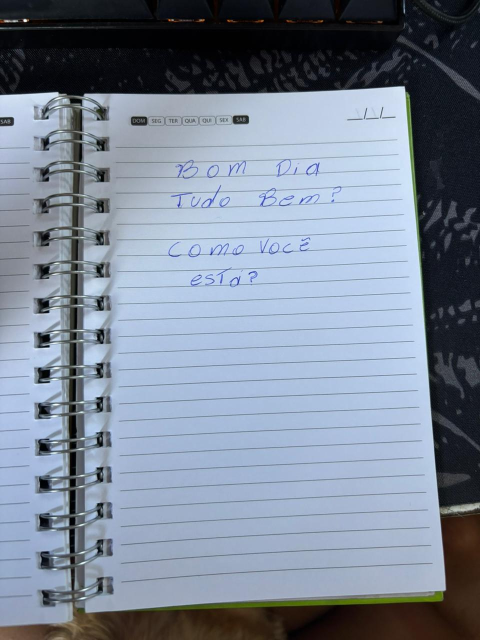
#> input picture foto-caderno.jpeg, 960 x 1280 px (shown at 1/2 size)
$ python -i preprocess.py   (imports and definitions only)
#> lines starting #> are read from the running program, lines starting #| are printed output that depends on the picture
import cv2
import os
import numpy as np

PASTA_TEMP = "temp"

# [4 lines not run here, left out]

# Função que melhora qualidade de imagens
def preprocessar_imagem(caminho):

#> called with caminho = 'foto-caderno.jpeg'
    imagem = cv2.imread(caminho)
#> imagem is the input picture: shape (1280, 960, 3); mean B, G, R 149.9, 134, 123

    # Aumenta resolução
    imagem = cv2.resize(
        imagem,
        None,
        fx=1.5,
        fy=1.5,
        interpolation=cv2.INTER_CUBIC
    )
#> imagem: shape (1920, 1440, 3)

    # Redução leve de ruído
    imagem = cv2.fastNlMeansDenoisingColored(
        imagem,
        None,
        5,
        5,
        7,
        21
    )

    # Brilho e contraste
    alpha = 1.15
    beta = 8

    imagem = cv2.convertScaleAbs(
        imagem,
        alpha=alpha,
        beta=beta
    )
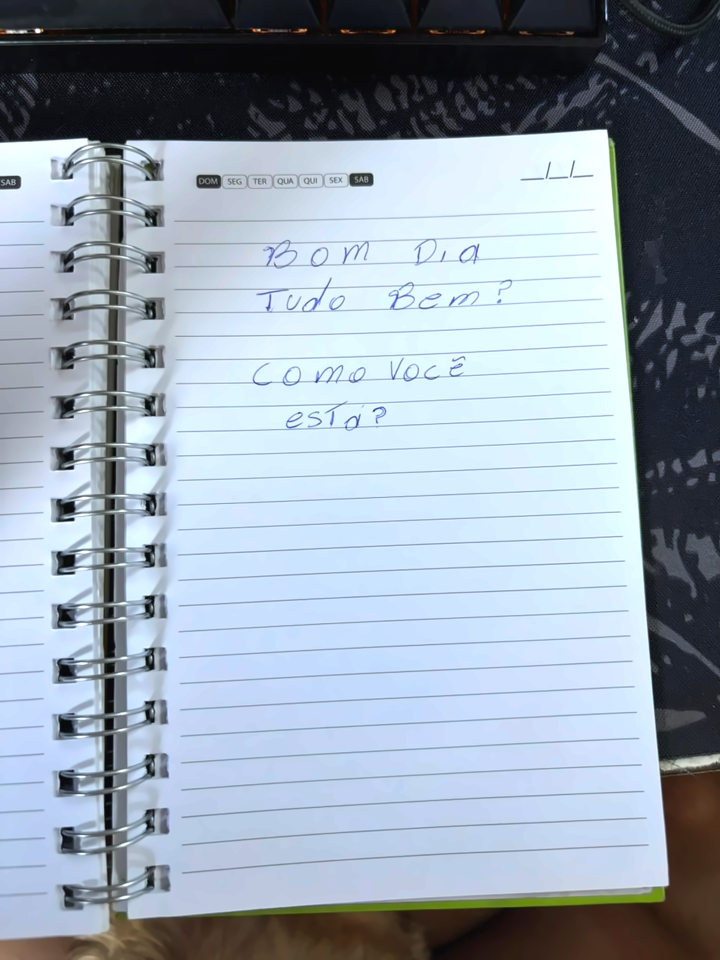
#> imagem: shape (1920, 1440, 3) (shown at 1/2 size); mean B, G, R 174.8, 161.6, 149.2

    # Nitidez
    kernel = np.array([
        [0, -1, 0],
        [-1, 5, -1],
        [0, -1, 0]
    ])

    imagem = cv2.filter2D(
        imagem,
        -1,
        kernel
    )

    nome = os.path.basename(caminho)

    saida = os.path.join(
        PASTA_TEMP,
        f"prep_{nome}"
    )

    cv2.imwrite(
        saida,
        imagem
    )

    return saida

>>> result = preprocessar_imagem('foto-caderno.jpeg')
